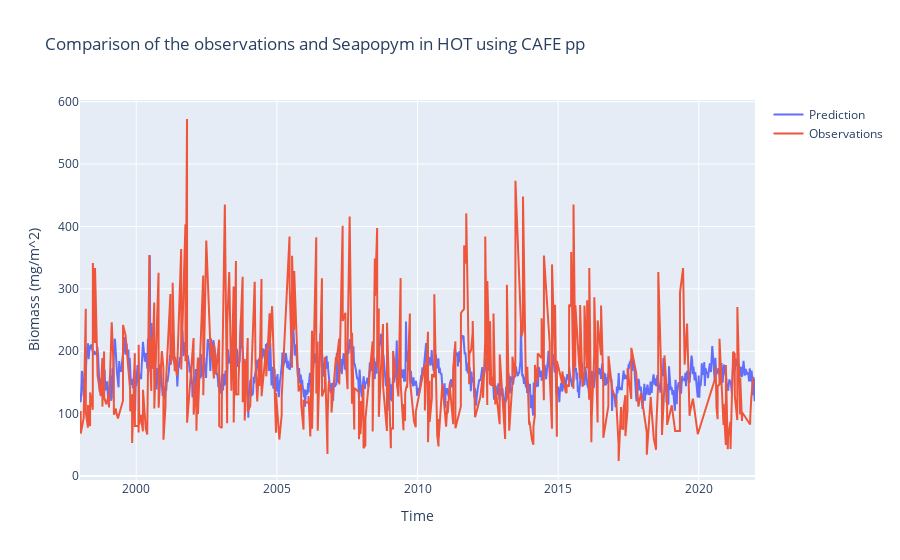

Source (notebook cell):
### Code cell
fig = go.Figure(
    [
        go.Scatter(x=pred.index, y=pred, name="Prediction"),
        go.Scatter(x=obs.index, y=obs, name="Observations"),
    ]
)
# change title and x,y labels
fig.update_layout(
    title="Comparison of the observations and Seapopym in HOT using CAFE pp",
    xaxis_title="Time",
    yaxis_title="Biomass (mg/m^2)",
)

### Figure 1 — Plotly figure (JSON) as saved in the notebook; plotly's stock layout.template omitted (floating-point values rounded to 4 significant figures; data arrays with more than 128 entries replaced by an {"elided": "..."} marker saying what was removed)
{"data": [{"name": "Prediction", "type": "scatter", "x": {"elided": "8767 str values"}, "y": {"elided": "8767 float values"}}, {"name": "Observations", "type": "scatter", "x": {"elided": "8732 str values"}, "y": {"elided": "8732 float values"}}], "layout": {"title": {"text": "Comparison of the observations and Seapopym in HOT using CAFE pp"}, "xaxis": {"title": {"text": "Time"}}, "yaxis": {"title": {"text": "Biomass (mg/m^2)"}}}}
